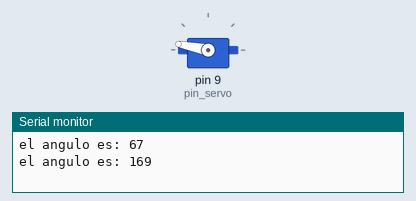
This sketch was run on a simulated Arduino Uno, built with avr-gcc and run on an emulated ATmega328P. On the bench: servo, the last lines printed to the serial monitor. Random numbers use the default seed unless the sketch sets one.

Above: at 0.37 s.
At 11.1 s:
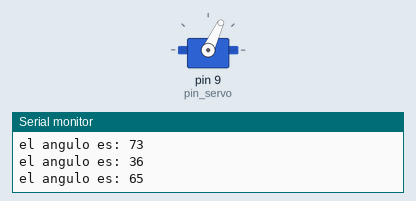
At 25.41 s:
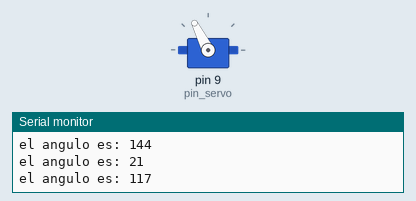
At 39.69 s:
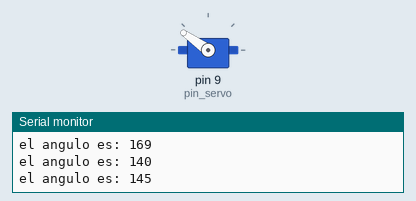
Timing chart, 0 to 40.0 s (numbered marks = the images above):
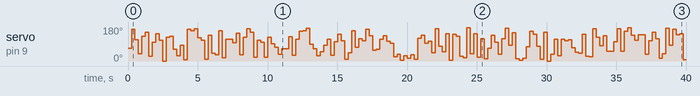

The sketch:

TP3EJ1.ino
```cpp
/* 1.  Mover un servo motor de manera aleatoria utilizando la librería random.*/

#include "Servo.h"

#define pin_servo 9

Servo servoMotor;

void setup() {
  Serial.begin(9600);
  // Iniciamos el servo para que empiece a trabajar con el pin elegido
  servoMotor.attach(pin_servo);
}

void loop() {
  int x = random(0,180);
  Serial.print("el angulo es: ");
  Serial.println(x);
  servoMotor.write(x);
  delay(250);
}
```

Measured:
- by itself, servo on pin 9 (pin_servo): 67° → 169° at 0.25 s, → 113° 0.25 s later, → 38° 0.25 s later, → 130° 0.25 s later, … (158 changes in this stretch)
